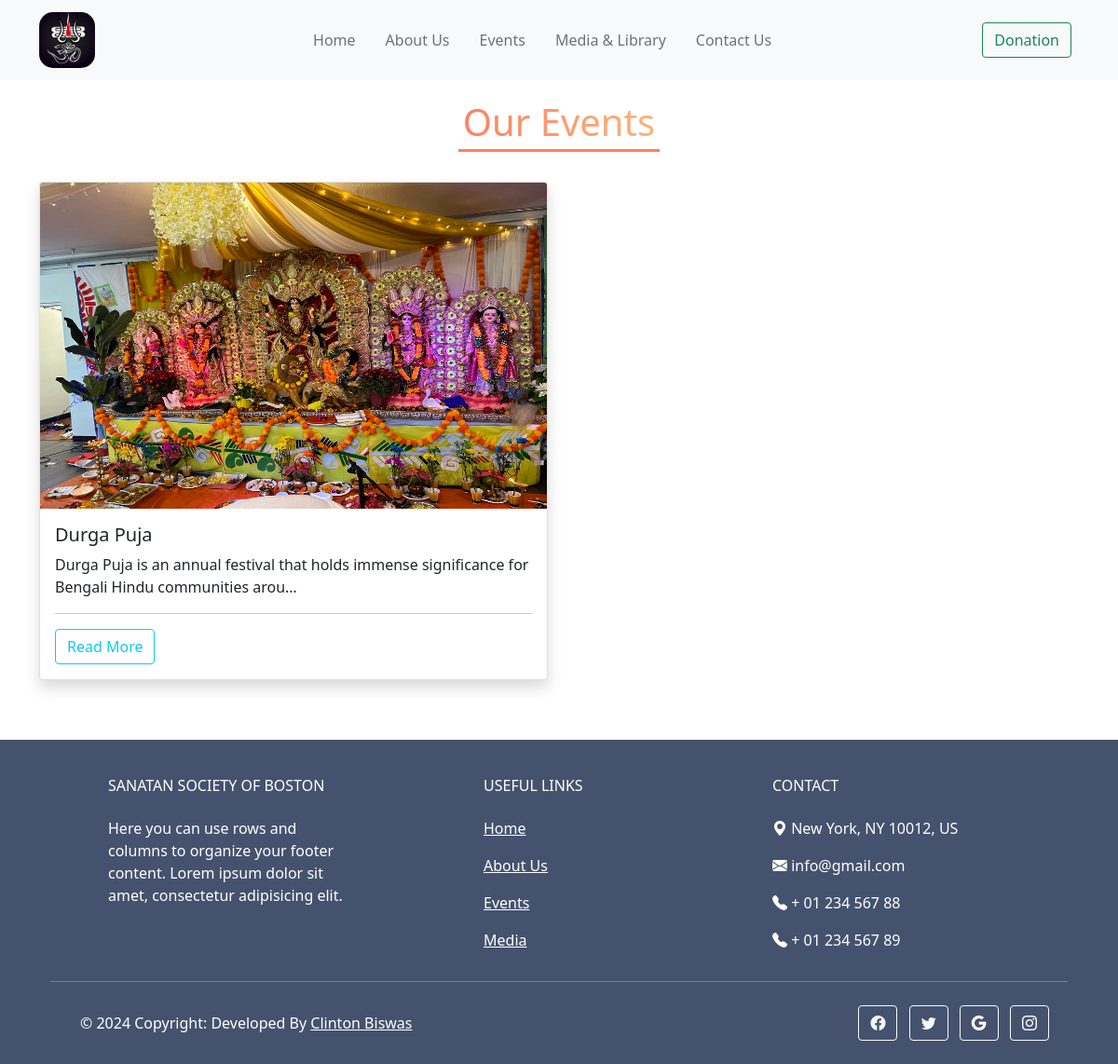
Page /all-events/ on the committed database.
### main/models.py (models this page shows, shortened)
class EventList(models.Model):
    event_name = models.CharField(max_length=264)
    body = RichTextField(blank=True, null=True)
    images = models.ImageField(upload_to='event_images')
    event_date = models.CharField(max_length=50, blank=True)
    year = models.CharField(max_length=50, blank=True, null=True)
    slug = models.SlugField(unique=True, blank=True)
    created = models.DateTimeField(auto_now_add=True, blank=True, null=True)
    class Meta:
        ordering = ['-created']

### main/views.py (the view)
# urls.py: path('all-events/', views.EventView, name='event'),
def EventView(request):
    events = EventList.objects.all()
    context = {'events':events}
    return render(request, 'main/event_list.html', context)

### templates/main/event_list.html (shortened to what this page needs)
{% extends 'base.html' %}
{% block content %}
<div class="container mt-3 mb-5">
    <div class="mb-4" style="text-align: center;">
        <h1 style="
            display: inline-block;
            padding: 5px;
            background: linear-gradient(to right, #ff7e5f, #feb47b);
            -webkit-background-clip: text;
            color: transparent;
            border-bottom: 3px solid #ff7e5f;
        ">Our Events</h1>
    </div>
    <div class="row">
        {% for event in events %}
            <div class="col-lg-6">
                <div class="card shadow mb-3">
                    <img src={{event.images.url}} class="card-img-top" alt="..." height="350">
                    <div class="card-body">
                      <h5 class="card-title">{{event.event_name}}</h5>
                      <p class="card-text">{{event.body|striptags|truncatechars:100 }}</p>
                      <hr>
                      <a href="{% url 'main:event-details' event.slug %}" type="button" class="btn btn-outline-info align-items-center">Read More</a>
                    </div>
                  </div>
            </div>
        {% endfor %}
    </div>
</div>
{% endblock content %}

### rows in the picture
EventList: images (picture), event_name "Durga Puja", body "Durga Puja is an annual festival that holds immense significance for Bengali Hindu communities arou…"
